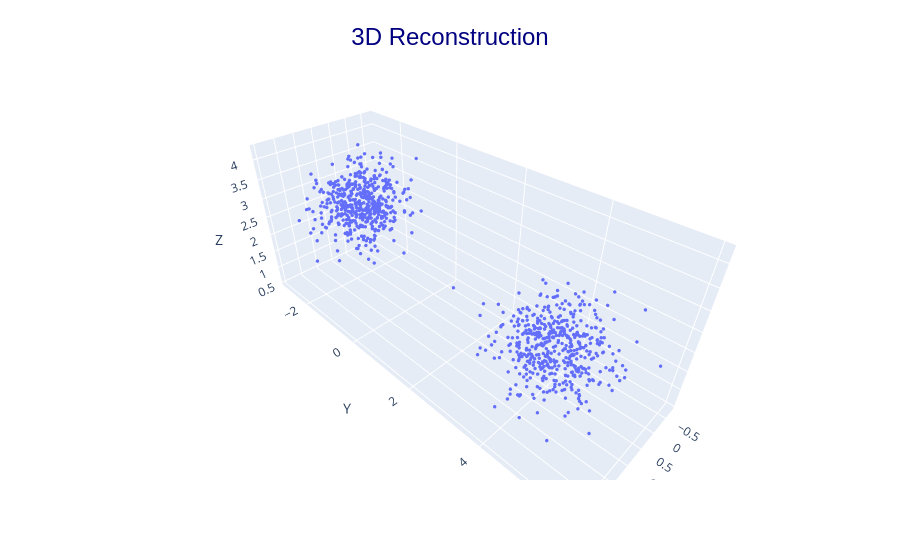
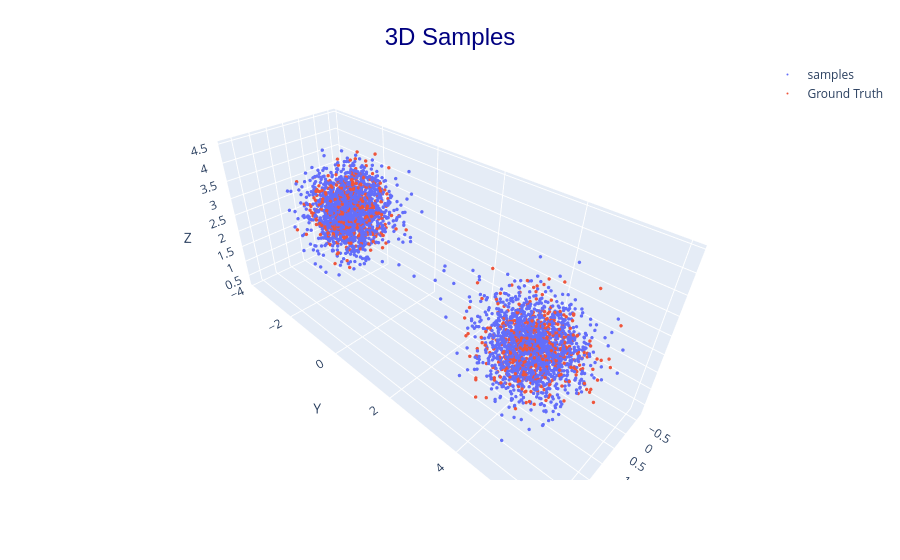

Here is the notebook cell these charts were saved with, in order:
### Code cell
rng_key, sub_key = jax.random.split(rng_key)
plot_smi_vae(smivae74, sub_key)

### Figure 1 — Plotly figure (JSON) as saved in the notebook; plotly's stock layout.template omitted (floating-point values rounded to 4 significant figures; data arrays with more than 128 entries replaced by an {"elided": "..."} marker saying what was removed)
{"data": [{"marker": {"size": 2}, "mode": "markers", "name": "recon", "type": "scatter3d", "x": {"elided": "1000 float values"}, "y": {"elided": "1000 float values"}, "z": {"elided": "1000 float values"}}], "layout": {"margin": {"t": 60}, "scene": {"xaxis": {"title": {"text": "X"}}, "yaxis": {"title": {"text": "Y"}}, "zaxis": {"title": {"text": "Z"}}}, "title": {"font": {"color": "navy", "family": "Arial", "size": 24}, "text": "3D Reconstruction", "x": 0.5, "y": 0.95}}}

### Figure 2 — Plotly figure (JSON) as saved in the notebook; plotly's stock layout.template omitted (floating-point values rounded to 4 significant figures; data arrays with more than 128 entries replaced by an {"elided": "..."} marker saying what was removed)
{"data": [{"marker": {"size": 2}, "mode": "markers", "name": "samples", "type": "scatter3d", "x": {"elided": "3000 float values"}, "y": {"elided": "3000 float values"}, "z": {"elided": "3000 float values"}}, {"marker": {"size": 2}, "mode": "markers", "name": "Ground Truth", "type": "scatter3d", "x": {"elided": "1000 float values"}, "y": {"elided": "1000 float values"}, "z": {"elided": "1000 float values"}}], "layout": {"margin": {"t": 60}, "scene": {"xaxis": {"title": {"text": "X"}}, "yaxis": {"title": {"text": "Y"}}, "zaxis": {"title": {"text": "Z"}}}, "title": {"font": {"color": "navy", "family": "Arial", "size": 24}, "text": "3D Samples", "x": 0.5, "y": 0.95}}}
